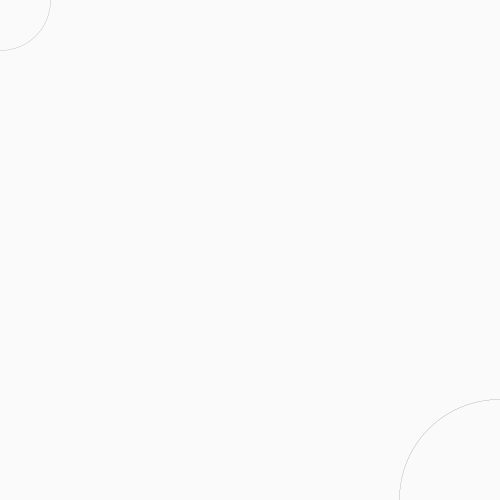
Frame 1 (no input)
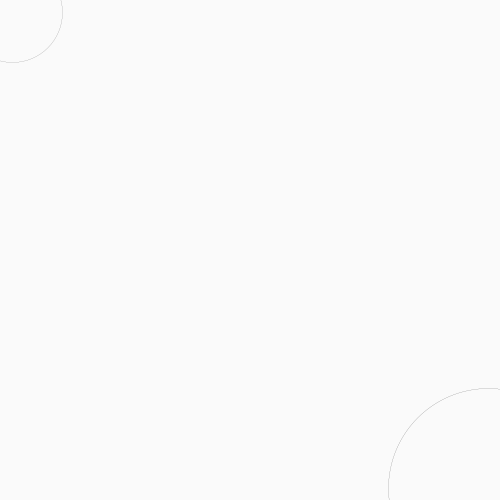
Frame 60 (the mouse pressed at the canvas centre just before this capture)
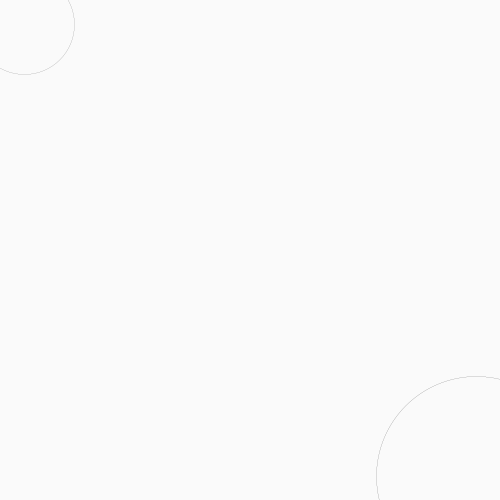
Frame 120 (the mouse held since frame 60 and released just before this capture)

The Processing sketch that drew these frames (run headless with seeded random() and noise(); from frame 60 on, the mouse is pressed at the canvas centre):

// Processing sketch: BasicDrawing04
// ── BasicDrawing04.pde
float x,y,newX,newY;

void setup(){
size(500,500);

}


void draw(){
background(250);

//draw a shape
strokeWeight(0.05);
stroke(40); //try changing the colours 
noFill();
//random position 
//float x=random(500);
//float y=random(500);

x=frameCount*0.2;
newX =width-x;
y=frameCount*0.2;
newY=height-y;
//rect(250,250,100,100);
ellipse(x,y,100,100);
stroke(0); //try changing the colours 
ellipse(newX,newY,200,200);
}
